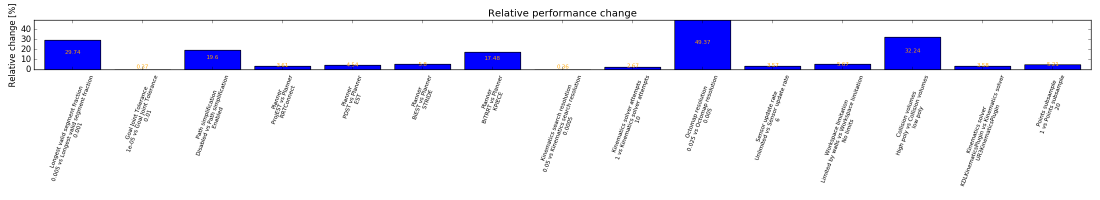
#> input picture ur3_moveit/src/Relative performance change.png, 2200 x 400 px, given in place of the camera (shown at 1/2 size)
$ python color_picker.py
#> lines starting #> are read from the running program, lines starting #| are printed output that depends on the picture; after the words box and inside, x2 and y2 are one past the last pixel; in counts of white or black regions, pixels touching at a corner belong together
import numpy as np
import cv2

cap = cv2.VideoCapture(6) # if fails -> check if camera stream is not already used somewhere
cap.set(3,424)
cap.set(4,240)

window_name = "HSV Color Picker"

cv2.namedWindow(window_name)

def empty_callback(x):
    pass

cv2.createTrackbar("L - H", window_name, 0, 179, empty_callback)
#> slider 'L - H' is set to 35
cv2.createTrackbar("U - H", window_name, 179, 179, empty_callback)
cv2.createTrackbar("L - S", window_name, 0, 255, empty_callback)
#> slider 'L - S' is set to 51
cv2.createTrackbar("U - S", window_name, 255, 255, empty_callback)
cv2.createTrackbar("L - V", window_name, 0, 255, empty_callback)
#> slider 'L - V' is set to 51
cv2.createTrackbar("U - V", window_name, 255, 255, empty_callback)


while True:

    ret, frame = cap.read()
#> frame is the input picture: shape (400, 2200, 3); mean B, G, R 248.5, 237.7, 237.8
    if not ret:
        break
    frame = cv2.flip( frame, 1 )
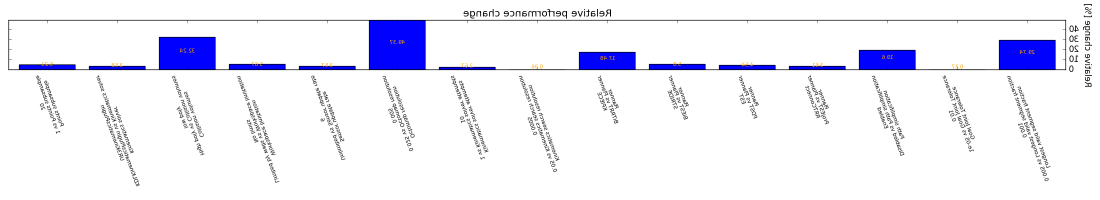
#> frame: shape (400, 2200, 3) (shown at 1/2 size); mean B, G, R 248.5, 237.7, 237.8

    hsv = cv2.cvtColor(frame, cv2.COLOR_BGR2HSV)
#> hsv: shape (400, 2200, 3); mean H, S, V 5.3, 11.4, 248.6

    low_h = cv2.getTrackbarPos("L - H", window_name)
    low_s = cv2.getTrackbarPos("L - S", window_name)
    low_v = cv2.getTrackbarPos("L - V", window_name)
    upper_h = cv2.getTrackbarPos("U - H", window_name)
    upper_s = cv2.getTrackbarPos("U - S", window_name)
    upper_v = cv2.getTrackbarPos("U - V", window_name)

    lower_range = np.array([low_h, low_s, low_v])
    upper_range = np.array([upper_h, upper_s, upper_v])

    mask = cv2.inRange(hsv, lower_range, upper_range)
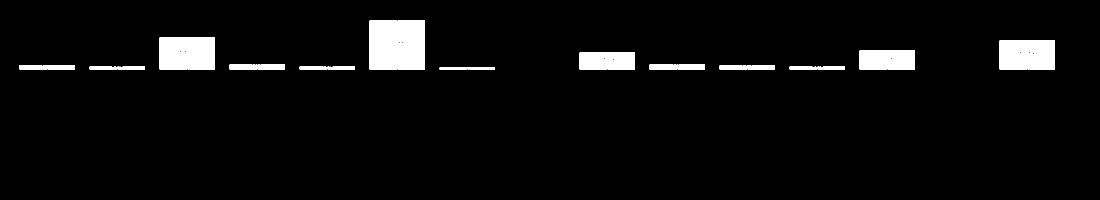
#> mask: shape (400, 2200) (shown at 1/2 size); 4.4% white; 13 white regions, largest, box (x1, y1, x2, y2) and area: (739, 41, 850, 139) 10817, (319, 75, 430, 139) 7042, (1999, 81, 2110, 139) 6378
    res = cv2.bitwise_and(frame, frame, mask=mask)
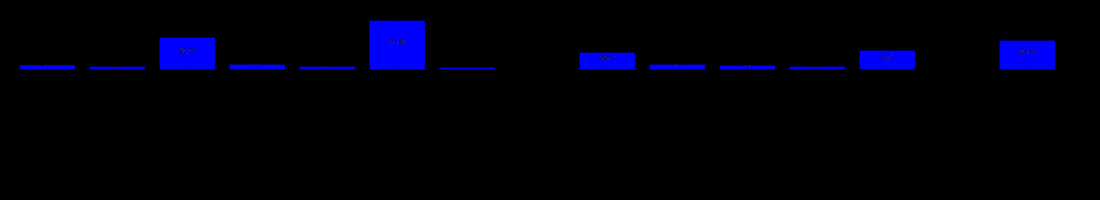
#> res: shape (400, 2200, 3) (shown at 1/2 size); mean B, G, R 10.9, 0, 0
    mask_gs = cv2.cvtColor(mask, cv2.COLOR_GRAY2BGR)

    stacked = np.hstack((mask_gs,frame,res))
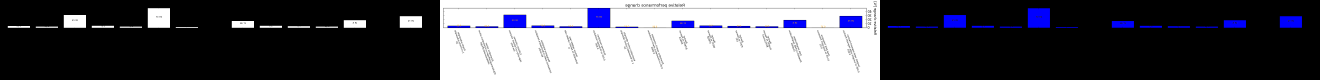
#> stacked: shape (400, 6600, 3) (shown at 1/5 size); mean B, G, R 90.2, 83, 83

    scale = 1.0
    cv2.imshow(window_name,cv2.resize(stacked,None,fx=scale,fy=scale)) # TODO add slider for image size

    key = cv2.waitKey(1)
#> (key Esc is pressed here)
    if key == 27: # ESC to quit
        break

cap.release()
cv2.destroyAllWindows()

$ run again, on ur3_moveit/src/Relative planning time A -> B.png
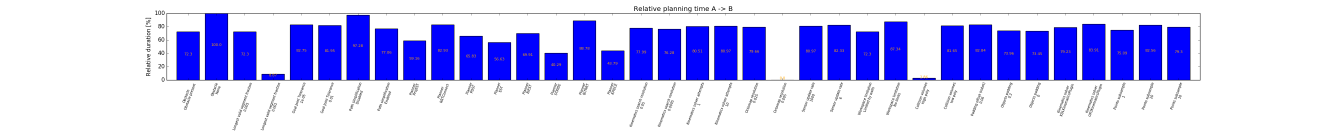
#> input picture ur3_moveit/src/Relative planning time A -> B.png, 4000 x 400 px, given in place of the camera (shown at 1/3 size)
#> frame is the input picture: shape (400, 4000, 3); mean B, G, R 248.4, 195.8, 195.9
#> hsv: shape (400, 4000, 3); mean H, S, V 25.2, 53.6, 248.6
#> `mask = cv2.inRange(hsv, lower_range, upper_range)`:
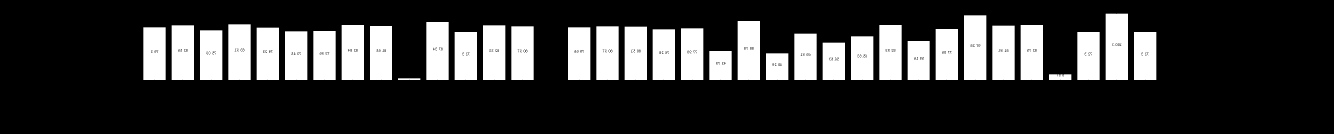
#> mask: shape (400, 4000) (shown at 1/3 size); 20.9% white; 35 white regions, largest, box (x1, y1, x2, y2) and area: (3317, 41, 3384, 240) 13270, (2892, 46, 2959, 240) 12934, (2213, 63, 2280, 240) 11790
#> `stacked = np.hstack((mask_gs,frame,res))`:
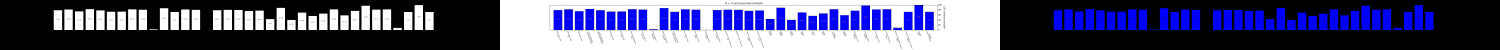
#> stacked: shape (400, 12000, 3) (shown at 1/8 size); mean B, G, R 118.2, 83.1, 83.1

$ run again, on ur3_moveit/src/Relative planning time Home -> A.png
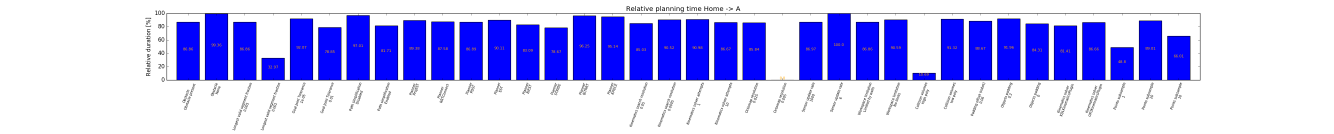
#> input picture ur3_moveit/src/Relative planning time Home -> A.png, 4000 x 400 px, given in place of the camera (shown at 1/3 size)
#> frame is the input picture: shape (400, 4000, 3); mean B, G, R 248, 187.6, 187.7
#> hsv: shape (400, 4000, 3); mean H, S, V 28.9, 61.5, 248.2
#> `mask = cv2.inRange(hsv, lower_range, upper_range)`:
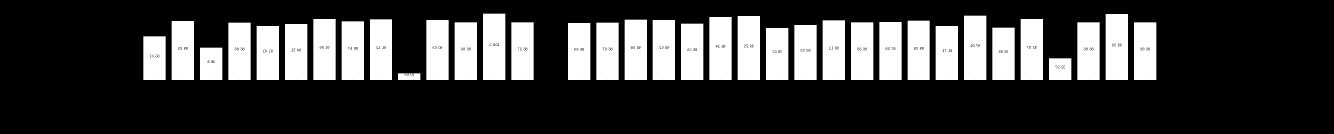
#> mask: shape (400, 4000) (shown at 1/3 size); 24% white; 35 white regions, largest, box (x1, y1, x2, y2) and area: (1449, 41, 1516, 240) 13270, (3317, 42, 3384, 240) 13198, (2892, 47, 2959, 240) 12869
#> `stacked = np.hstack((mask_gs,frame,res))`:
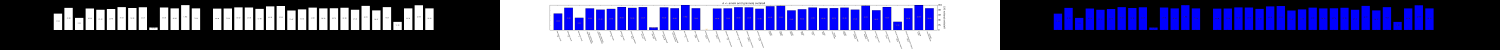
#> stacked: shape (400, 12000, 3) (shown at 1/8 size); mean B, G, R 123.3, 83, 83
